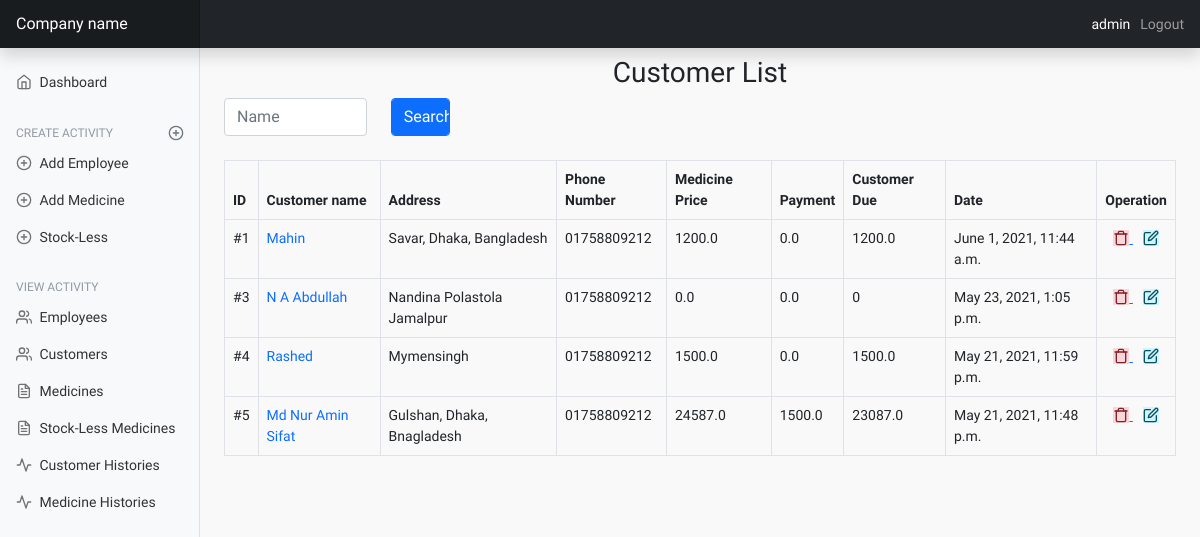
The page /customer-list/ (signed in) on the database its author committed.
### mainApp/models/customer.py (models this page shows, shortened)
class Customer(Common, TimeStamp):
    customer_name = models.CharField(max_length=255)
    medicine_price = models.FloatField(default=0.0)
    payment = models.FloatField(blank=True, default=0.0, null=True)
    payment_at_a_time = models.FloatField(default=0)
    class Meta:
        ordering = ('-created_at',)
    def customer_due(self):
        if self.medicine_price > self.payment:
            return self.medicine_price - self.payment
        else:
            return 0

### mainApp/views/customer_view.py (the view)
# urls.py: path('customer-list/', customer_view.CustomerList.as_view(), name='customer-list'),
class CustomerList(View):
    def get(self, request):
        customers = Customer.objects.all()
        search = request.GET.get('q')
        if search:
            customers = Customer.objects.filter(
                Q(customer_name__icontains=search)
            ).distinct()
        page = request.GET.get('page', 1)
        paginator = Paginator(customers, per_page=10)
        try:
            customers = paginator.page(page)
        except PageNotAnInteger as e:
            customers = paginator.page(1)
        except EmptyPage:
            customers = Paginator.page(paginator.num_pages)
        return render(request, 'customer/customer_list.html', {
            'customers': customers,
        })

### mainApp/templates/customer/customer_list.html (shortened to what this page needs)
{% extends 'base.html' %}
{% load tz %}
{% block content %}
    <h3 class="text-center mt-2" style="font-family: 'Pattaya', sans-serif;">Customer List</h3>
    <div class="col-lg-6 col-md-6 col-sm-12 text-center mb-4 align-items-center">
        <form class="row mb-4" method="GET">
            <div class="col-md-4">
                <input type="text" name="q" class="form-control" placeholder="Name"
                       aria-label="First name">
            </div>
            <div class="col-md-2">
                <input type="submit" class="form-control btn btn-primary" VALUE="Search"/>
            </div>
        </form>
    </div>
    <table id="example" class="table table-bordered" style="width:100%">
        <thead>
        <tr>
            <th>ID</th>
            <th>Customer name</th>
            <th>Address</th>
            <th>Phone Number</th>
            <th>Medicine Price</th>
            <th>Payment</th>
            <th>Customer Due</th>
            <th>Date</th>
            <th>Operation</th>
        </tr>
        </thead>
        <tbody id="tbody">
        {% for customer in customers %}
            {% if  customer.customer_name %}
                <tr>
                    <td>#{{ forloop.counter }} </td>
                    <td><a style="text-decoration: none"
                           href="{% url 'customer-profile' customer.id %}">{{ customer.customer_name }}</a></td>
                    <td>{{ customer.address }}</td>
                    <td>{{ customer.phone_number }}</td>
                    <td>{{ customer.medicine_price }}</td>
                    <td>{{ customer.payment }}</td>
                    <td>{{ customer.customer_due }}</td>
                    <td>{{ customer.created_at | timezone:'Asia/Dhaka' }}</td>
                    <td style="text-align: center">
                        <a href="{% url 'delete-customer' customer.id %}">
                            <span class="alert-danger" data-feather="trash"></span>
                        </a>
                        <a style="margin-left: 10px" href="{% url 'update-customer' customer.id %}"
                        >
                            <span id="modal-form" class="alert-info"
                                  data-feather="edit"></span>
                        </a>
                    </td>
                </tr>
            {% endif %}
        {% endfor %}
        </tbody>
    </table>
{% endblock content %}

### mainApp/templates/base.html (shortened to what this page needs)
{% load static %}
<!doctype html>
<html lang="en">
<head>
    <link href="{% static './table/custom.css' %}" rel="stylesheet">
    <link href="{% static './assets/dist/css/bootstrap.min.css' %}" rel="stylesheet">
    <link href="{% static './dashboard/dashboard.css' %}" rel="stylesheet">
    <link href="{% static './table/fontawasome.css' %}" rel="stylesheet">
    <link href="{% static './table/profile.css' %}" rel="stylesheet">
</head>
<body>
<header class="navbar navbar-dark sticky-top bg-dark flex-md-nowrap p-0 shadow">
    <a class="navbar-brand col-md-3 col-lg-2 me-0 px-3" href="#">Company name</a>
    <ul class="navbar-nav px-3 flex-row ">
        {% if user.is_authenticated %}
            <li class="nav-item text-nowrap">
                <a class="nav-link disabled" style="color: white" href="#">{{ user.username }}</a>
            </li>
            <li class="nav-item text-nowrap" style="margin-left: 10px">
                <a class="nav-link" href="{% url 'user-logout' %}">Logout</a>
            </li>
        {% endif %}
    </ul>
</header>
<div class="container-fluid">
    <div class="row">
        <nav id="sidebarMenu" class="col-md-3 col-lg-2 d-md-block bg-light sidebar collapse">
            <div class="position-sticky pt-3">
                <ul class="nav flex-column">
                    <li class="nav-item">
                        <a class="nav-link" aria-current="page" href="{% url 'dashboard' %}">
                            <span data-feather="home"></span>
                            Dashboard
                        </a>
                    </li>
                    <h6 class="sidebar-heading d-flex justify-content-between align-items-center px-3 mt-4 mb-1 text-muted">
                        <span>Create activity</span>
                        <a class="link-secondary" href="#" aria-label="Add a new report">
                            <span data-feather="plus-circle"></span>
                        </a>
                    </h6>
                    <li class="nav-item">
                        <a class="nav-link" href="{% url 'create-employee' %}">
                            <span data-feather="plus-circle"></span>
                            Add Employee
                        </a>
                    </li>
                    <li class="nav-item">
                        <a class="nav-link" href="{% url 'create-medicine' %}">
                            <span data-feather="plus-circle"></span>
                            Add Medicine
                        </a>
                    </li>
                    <li class="nav-item">
                        <a class="nav-link" href="{% url 'create-stock-less' %}">
                            <span data-feather="plus-circle"></span>
                            Stock-Less
                        </a>
                    </li>
                </ul>
                <h6 class="sidebar-heading d-flex justify-content-between align-items-center px-3 mt-4 mb-1 text-muted">
                    <span>View activity</span>
                </h6>
                <ul class="nav flex-column mb-2">
                    <li class="nav-item">
                        <a class="nav-link" href="{% url 'employee-list' %}">
                            <span data-feather="users"></span>
                            Employees
                        </a>
                    </li>
                    <li class="nav-item">
                        <a class="nav-link" href="{% url 'customer-list' %}">
                            <span data-feather="users"></span>
                            Customers
                        </a>
                    </li>
                    <li class="nav-item">
                        <a class="nav-link" href="{% url 'medicine-list' %}">
                            <span data-feather="file-text"></span>
                            Medicines
                        </a>
                    </li>
                    <li class="nav-item">
                        <a class="nav-link" href="{% url 'stock-less-list' %}">
                            <span data-feather="file-text"></span>
                            Stock-Less Medicines
                        </a>
                    </li>
                    <li class="nav-item">
                        <a class="nav-link" href="{% url 'customer-histories' %}">
                            <span data-feather="activity"></span>
                            Customer Histories
                        </a>
                    </li>
                    <li class="nav-item">
                        <a class="nav-link" href="{% url 'medicine-histories' %}">
                            <span data-feather="activity"></span>
                            Medicine Histories
                        </a>
                    </li>
                </ul>
            </div>
        </nav>
        <main class="col-md-9 ms-sm-auto col-lg-10 px-md-4">
            {% block content %}
            {% endblock %}
        </main>
    </div>
</div>
</body>
</html>

### mainApp/static/dashboard/dashboard.css (style rules this page uses)
body { font-size: .875rem; }
.feather { width: 16px; height: 16px; vertical-align: text-bottom; }
.sidebar { position: fixed; top: 0; bottom: 0; left: 0; z-index: 100; padding: 48px 0 0; box-shadow: inset -1px 0 0 rgba(0, 0, 0, .1); }
.sidebar .nav-link { font-weight: 500; color: #333; }
.sidebar .nav-link .feather { margin-right: 4px; color: #727272; }
.sidebar-heading { font-size: .75rem; text-transform: uppercase; }
.navbar-brand { padding-top: .75rem; padding-bottom: .75rem; font-size: 1rem; background-color: rgba(0, 0, 0, .25); box-shadow: inset -1px 0 0 rgba(0, 0, 0, .25); }

### mainApp/static/table/profile.css (style rules this page uses)
body { background-color: #f9f9fa }
h6 { font-size: 14px }
.text-muted { color: #919aa3 !important }

### mainApp/templates/base.html (style rules this page uses)
body { font-family: 'Pattaya', sans-serif; font-family: 'Reggae One', cursive; }

### rows shown on the page
Customer: customer_name "Mahin", address "Savar, Dhaka, Bangladesh", phone_number "01758809212", medicine_price "1200.0", payment "0.0", customer_due "1200.0", created_at "June 1, 2021, 11:44 a.m."
Customer: customer_name "N A Abdullah", address "Nandina Polastola Jamalpur", phone_number "01758809212", medicine_price "0.0", payment "0.0", customer_due "0", created_at "May 23, 2021, 1:05 p.m."
Customer: customer_name "Rashed", address "Mymensingh", phone_number "01758809212", medicine_price "1500.0", payment "0.0", customer_due "1500.0", created_at "May 21, 2021, 11:59 p.m."
Customer: customer_name "Md Nur Amin Sifat", address "Gulshan, Dhaka, Bnagladesh", phone_number "01758809212", medicine_price "24587.0", payment "1500.0", customer_due "23087.0", created_at "May 21, 2021, 11:48 p.m."

### other values the page prints
{{ user.username }} "admin"
